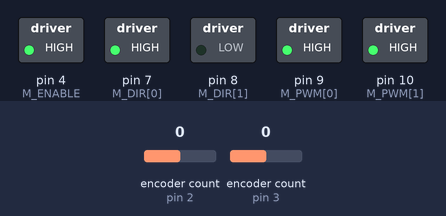
The sketch below on a simulated Arduino Uno, built with avr-gcc and run on an emulated ATmega328P. On the bench: switched loads named in the sketch (green lamp = pin HIGH). Inputs (shaded band) come from the test bench; at power-on: encoder count (sensors on pin 2, pin 3) 0. What the sketch prints to the serial monitor is not drawn.

Above: at 0.1 s.
Timing chart, 0 to 1.6 s (numbered marks = the images above):
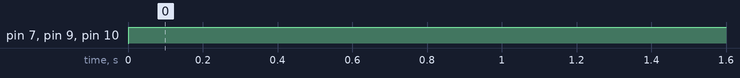

The sketch:

PIDLibraryTest.ino
```cpp
#include <Arduino.h> // for PI
#include <Encoder.h> // for reading wheel encoders
#include <Wire.h> // for communicating with Rasberry Pi
#include <PID_v1.h> // PID control library

// Pin Definitions
const uint8_t M_ENABLE = 4; // So motors are on
int M_DIR[] = {7,8}; // Motor to reverse and forward spin (index 0 is left motor, index 1 is right motor)
const uint8_t M_PWM[] = {9, 10}; //Motor driver pins (index 0 is left motor, index 1 is right motor)
const uint8_t M1_ENC_PINS[] = {2,5}; // Motor 1 encoder
const uint8_t M2_ENC_PINS[] = {3,6}; // Motor 2 encoder

// Set up encoder library and wheel rotation count stuff
Encoder M1Enc(M1_ENC_PINS[0], M1_ENC_PINS[1]); // index 0 is ISR pin
Encoder M2Enc(M2_ENC_PINS[0], M2_ENC_PINS[1]); // index 0 is ISR pin
float old_pos_count[] = {0,0}, old_pos_rad[] = {0,0}; // old positions to compare against
const int counts_per_rev = 3200; // Encoder counts per wheel revolution

// Timing Var
long unsigned int ts = 10;  // Sample time in milliseconds

// Drive Vars
float pwm[] = {0, 0}; // PWM for motors
float battery_V = 7.3; // Battery voltage as set on robot's motor shield

float r = 0.0746125; // Wheel radius in meters
float b = 0.375; // Wheelbase in meters
float rad_pos[] = {0, 0};
float actual_pos[] = {0, 0};
float actual_speed[] = {0, 0};
float delta_voltage = 0;
float voltage_a = 0;
float voltage[2] = {0, 0};

// Angle controls
double desired_rot_angle, rot_velocity, inst_velocity, angle_error, phi;
double desired_angle = 2*PI;
PID angle_inner(&rot_velocity, &angle_error, &desired_rot_angle, 1, 0, 0, DIRECT);
PID angle_outer(&phi, &desired_rot_angle, &desired_angle, 7, 20.26, 8, DIRECT);

// Position Controls
double velocity_error, pos;
double desired_inst_velocity = 0;
double desired_pos = 2;
PID pos_inner(&inst_velocity, &velocity_error, &desired_inst_velocity, 1, 0, 0, DIRECT);
// PID pos_outer(&pos, &desired_inst_velocity, &desired_pos, 2.5, 0.35, 0.9, DIRECT);

void setup() {
  Serial.begin(115200);
  // Enable Pin declaration
  pinMode(M_ENABLE, OUTPUT);
  digitalWrite(M_ENABLE, HIGH);

  // Initialize Left Motor
  pinMode(M_PWM[0], OUTPUT);
  digitalWrite(M_PWM[0], LOW);
  pinMode(M_DIR[0], OUTPUT);
  digitalWrite(M_DIR[0], LOW);

  // Initialize Right Motor
  pinMode(M_PWM[1], OUTPUT);
  digitalWrite(M_PWM[1], LOW);
  pinMode(M_DIR[1], OUTPUT);
  digitalWrite(M_DIR[1], LOW);

  // Sets the counts from the encoder on left and right motors
  old_pos_count[0] = M1Enc.read();
  old_pos_count[1] = M2Enc.read();

  angle_inner.SetMode(AUTOMATIC);
  angle_inner.SetSampleTime(ts);
  angle_inner.SetOutputLimits(-30, 30);
  angle_outer.SetMode(AUTOMATIC);
  angle_outer.SetSampleTime(ts);
  angle_outer.SetOutputLimits(-30, 30);

  pos_inner.SetMode(AUTOMATIC);
  pos_inner.SetSampleTime(ts);
  pos_inner.SetOutputLimits(-30, 30);
  // pos_outer.SetMode(AUTOMATIC);
  // pos_outer.SetSampleTime(ts);
  // pos_outer.SetOutputLimits(-30, 30);
}

void loop() {
  actual_pos[0] = M1Enc.read(); // Gets actual position in counts for left motor
  actual_pos[1] = M2Enc.read(); // Gets actual position in counts for right motor

  // Calculate position in radians for left and right motors (used for finding pos_error)
  rad_pos[0] = 2 * PI * (float)actual_pos[0] / counts_per_rev;
  rad_pos[1] = 2 * PI * (float)actual_pos[1] / counts_per_rev;


  // Speed calculations
  actual_speed[0] = (rad_pos[0] - old_pos_rad[0]) / ((float)ts / 1000.0); // Calculates the current speed of left motor
  actual_speed[1] = (rad_pos[1] - old_pos_rad[1]) / ((float)ts / 1000.0); // Calculates the current speed of right motor

  // Calculate instantaneous forward velocity
  inst_velocity = r*(actual_speed[0]+actual_speed[1])/2;
  pos = inst_velocity*cos(phi);

  // Calculate angle
  rot_velocity = r*(actual_speed[0]-actual_speed[1])/b;
  phi = r*(rad_pos[0]-rad_pos[1])/b;

  angle_outer.Compute();
  angle_inner.Compute();

  // pos_outer.Compute();
  pos_inner.Compute();

  delta_voltage = angle_error;
  voltage_a = velocity_error;

  voltage[0] = (voltage_a+delta_voltage)/2;
  voltage[1] = (voltage_a-delta_voltage)/2;

  for (int i = 0; i < 2; i++){
    if(voltage[i] > 0){
      digitalWrite(M_DIR[i], HIGH);
    }
    else{
      digitalWrite(M_DIR[i], LOW);
    }
    pwm[i] = 255 * max(abs(voltage[i]),0.01) / battery_V;
    analogWrite(M_PWM[i], min(pwm[i], 255));
    old_pos_rad[i] = rad_pos[i];
    old_pos_count[i] = actual_pos[i];
  }

  if(millis() % 100 == 0){
    Serial.print("Time: ");
    Serial.print(millis());
    Serial.print(",");
    Serial.print("Voltage: ");
    Serial.print((voltage[0]+voltage[1])/2);
    Serial.print(",");
    Serial.print("Angle: ");
    Serial.print(phi);
    Serial.print(",");
    Serial.print("Velocity: ");
    Serial.print(inst_velocity);
    Serial.print(",");
    Serial.print("Position: ");
    Serial.print(pos);
    Serial.print(",");
    Serial.print("Angle Error: ");
    Serial.print(angle_error);
    Serial.print(",");
    Serial.print("Velocity Error: ");
    Serial.print(velocity_error);
    Serial.print("\r\n");
  }
}
```

Measured:
- by itself, pin 7 (M_DIR[0]), pin 9 (M_PWM[0]), pin 10 (M_PWM[1]): LOW → HIGH at 0.00 s
